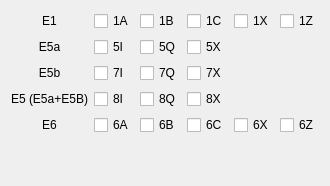
     <widget class="QWidget" name="tabGalileo">
      <attribute name="title">
       <string>Galileo</string>
      </attribute>
      <layout class="QGridLayout" name="gridLayout_7" columnstretch="0,1,1,1,1,1">
       <item row="4" column="1">
        <widget class="QCheckBox" name="E30">
         <property name="toolTip">
          <string>A PRS</string>
         </property>
         <property name="text">
          <string>6A</string>
         </property>
         <property name="checked">
          <bool>false</bool>
         </property>
        </widget>
       </item>
       <item row="0" column="1">
        <widget class="QCheckBox" name="E10">
         <property name="toolTip">
          <string>A PRS</string>
         </property>
         <property name="text">
          <string>1A</string>
         </property>
         <property name="checked">
          <bool>false</bool>
         </property>
        </widget>
       </item>
       <item row="2" column="2">
        <widget class="QCheckBox" name="E28">
         <property name="toolTip">
          <string>Q (no data)</string>
         </property>
         <property name="text">
          <string>7Q</string>
         </property>
         <property name="checked">
          <bool>false</bool>
         </property>
        </widget>
       </item>
       <item row="4" column="2">
        <widget class="QCheckBox" name="E31">
         <property name="toolTip">
          <string>B C/NAV CS</string>
         </property>
         <property name="text">
          <string>6B</string>
         </property>
         <property name="checked">
          <bool>false</bool>
         </property>
        </widget>
       </item>
       <item row="0" column="5">
        <widget class="QCheckBox" name="E13">
         <property name="toolTip">
          <string>A+B+C</string>
         </property>
         <property name="text">
          <string>1Z</string>
         </property>
         <property name="checked">
          <bool>false</bool>
         </property>
        </widget>
       </item>
       <item row="0" column="3">
        <widget class="QCheckBox" name="E01">
         <property name="toolTip">
          <string>C OS pilot</string>
         </property>
         <property name="text">
          <string>1C</string>
         </property>
         <property name="checked">
          <bool>false</bool>
         </property>
        </widget>
       </item>
       <item row="1" column="1">
        <widget class="QCheckBox" name="E24">
         <property name="toolTip">
          <string>I F/NAV OS</string>
         </property>
         <property name="text">
          <string>5I</string>
         </property>
         <property name="checked">
          <bool>false</bool>
         </property>
        </widget>
       </item>
       <item row="1" column="3">
        <widget class="QCheckBox" name="E26">
         <property name="toolTip">
          <string>I+Q</string>
         </property>
         <property name="text">
          <string>5X</string>
         </property>
         <property name="checked">
          <bool>false</bool>
         </property>
        </widget>
       </item>
       <item row="5" column="0">
        <spacer name="verticalSpacer_3">
         <property name="orientation">
          <enum>Qt::Orientation::Vertical</enum>
         </property>
         <property name="sizeHint" stdset="0">
          <size>
           <width>20</width>
           <height>40</height>
          </size>
         </property>
        </spacer>
       </item>
       <item row="4" column="5">
        <widget class="QCheckBox" name="E34">
         <property name="toolTip">
          <string>A+B+C</string>
         </property>
         <property name="text">
          <string>6Z</string>
         </property>
         <property name="checked">
          <bool>false</bool>
         </property>
        </widget>
       </item>
       <item row="0" column="2">
        <widget class="QCheckBox" name="E11">
         <property name="toolTip">
          <string>B OS data</string>
         </property>
         <property name="text">
          <string>1B</string>
         </property>
         <property name="checked">
          <bool>false</bool>
         </property>
        </widget>
       </item>
       <item row="0" column="4">
        <widget class="QCheckBox" name="E12">
         <property name="toolTip">
          <string>B+C</string>
         </property>
         <property name="text">
          <string>1X</string>
         </property>
         <property name="checked">
          <bool>false</bool>
         </property>
        </widget>
       </item>
       <item row="3" column="0">
        <widget class="QLabel" name="Gal_E5">
         <property name="text">
          <string>E5 (E5a+E5B)</string>
         </property>
         <property name="alignment">
          <set>Qt::AlignmentFlag::AlignCenter</set>
         </property>
        </widget>
       </item>
       <item row="1" column="2">
        <widget class="QCheckBox" name="E25">
         <property name="toolTip">
          <string>Q (no data)</string>
         </property>
         <property name="text">
          <string>5Q</string>
         </property>
         <property name="checked">
          <bool>false</bool>
         </property>
        </widget>
       </item>
       <item row="0" column="0">
        <widget class="QLabel" name="Gal_E1">
         <property name="text">
          <string>E1</string>
         </property>
         <property name="alignment">
          <set>Qt::AlignmentFlag::AlignCenter</set>
         </property>
        </widget>
       </item>
       <item row="3" column="1">
        <widget class="QCheckBox" name="E37">
         <property name="toolTip">
          <string>I</string>
         </property>
         <property name="text">
          <string>8I</string>
         </property>
         <property name="checked">
          <bool>false</bool>
         </property>
        </widget>
       </item>
       <item row="2" column="0">
        <widget class="QLabel" name="Gal_E5b">
         <property name="text">
          <string>E5b</string>
         </property>
         <property name="alignment">
          <set>Qt::AlignmentFlag::AlignCenter</set>
         </property>
        </widget>
       </item>
       <item row="4" column="3">
        <widget class="QCheckBox" name="E32">
         <property name="toolTip">
          <string>C (no data)</string>
         </property>
         <property name="text">
          <string>6C</string>
         </property>
         <property name="checked">
          <bool>false</bool>
         </property>
        </widget>
       </item>
       <item row="2" column="3">
        <widget class="QCheckBox" name="E29">
         <property name="toolTip">
          <string>I+Q</string>
         </property>
         <property name="text">
          <string>7X</string>
         </property>
         <property name="checked">
          <bool>false</bool>
         </property>
        </widget>
       </item>
       <item row="4" column="0">
        <widget class="QLabel" name="Gal_E6">
         <property name="text">
          <string>E6</string>
         </property>
         <property name="alignment">
          <set>Qt::AlignmentFlag::AlignCenter</set>
         </property>
        </widget>
       </item>
       <item row="4" column="4">
        <widget class="QCheckBox" name="E33">
         <property name="toolTip">
          <string>B+C</string>
         </property>
         <property name="text">
          <string>6X</string>
         </property>
         <property name="checked">
          <bool>false</bool>
         </property>
        </widget>
       </item>
       <item row="2" column="1">
        <widget class="QCheckBox" name="E27">
         <property name="toolTip">
          <string>I I(NAV OS/CS/SoL</string>
         </property>
         <property name="text">
          <string>7I</string>
         </property>
         <property name="checked">
          <bool>false</bool>
         </property>
        </widget>
       </item>
       <item row="3" column="2">
        <widget class="QCheckBox" name="E38">
         <property name="toolTip">
          <string>Q</string>
         </property>
         <property name="text">
          <string>8Q</string>
         </property>
         <property name="checked">
          <bool>false</bool>
         </property>
        </widget>
       </item>
       <item row="3" column="3">
        <widget class="QCheckBox" name="E39">
         <property name="toolTip">
          <string>I+Q</string>
         </property>
         <property name="text">
          <string>8X</string>
         </property>
         <property name="checked">
          <bool>false</bool>
         </property>
        </widget>
       </item>
       <item row="1" column="0">
        <widget class="QLabel" name="Gal_E5a">
         <property name="text">
          <string>E5a</string>
         </property>
         <property name="alignment">
          <set>Qt::AlignmentFlag::AlignCenter</set>
         </property>
        </widget>
       </item>
      </layout>
     </widget>
